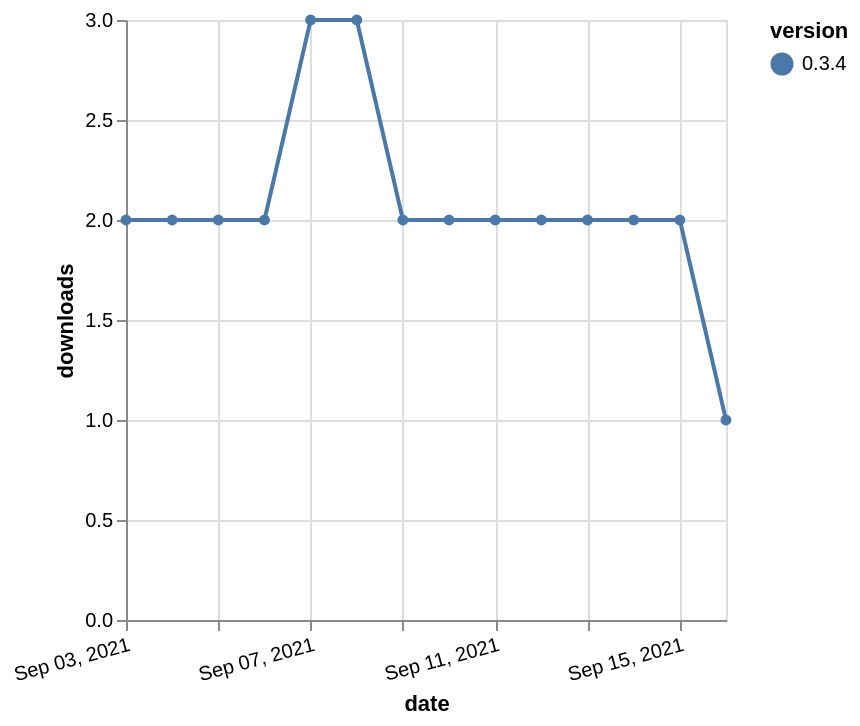

Vega-Lite specification for this chart:
### Vega-Lite specification from a JSON file in a GitHub repository (floating-point values rounded to 4 significant figures)
{"$schema": "https://vega.github.io/schema/vega-lite/v5.json", "description": "A simple bar chart with embedded data.", "data": {"values": [{"date": "2021-09-03", "total": 2014, "delta": 2, "version": "0.3.4"}, {"date": "2021-09-04", "total": 2016, "delta": 2, "version": "0.3.4"}, {"date": "2021-09-05", "total": 2018, "delta": 2, "version": "0.3.4"}, {"date": "2021-09-06", "total": 2020, "delta": 2, "version": "0.3.4"}, {"date": "2021-09-07", "total": 2023, "delta": 3, "version": "0.3.4"}, {"date": "2021-09-08", "total": 2026, "delta": 3, "version": "0.3.4"}, {"date": "2021-09-09", "total": 2028, "delta": 2, "version": "0.3.4"}, {"date": "2021-09-10", "total": 2030, "delta": 2, "version": "0.3.4"}, {"date": "2021-09-11", "total": 2032, "delta": 2, "version": "0.3.4"}, {"date": "2021-09-12", "total": 2034, "delta": 2, "version": "0.3.4"}, {"date": "2021-09-13", "total": 2036, "delta": 2, "version": "0.3.4"}, {"date": "2021-09-14", "total": 2038, "delta": 2, "version": "0.3.4"}, {"date": "2021-09-15", "total": 2040, "delta": 2, "version": "0.3.4"}, {"date": "2021-09-16", "total": 2041, "delta": 1, "version": "0.3.4"}]}, "width": "container", "mark": {"type": "line", "point": {"filled": true}}, "encoding": {"x": {"field": "date", "type": "temporal", "timeUnit": "yearmonthdate", "title": "date", "axis": {"labelAngle": -15}}, "y": {"field": "delta", "type": "quantitative", "title": "downloads"}, "color": {"field": "version", "type": "nominal"}, "tooltip": {"field": "delta"}}}
